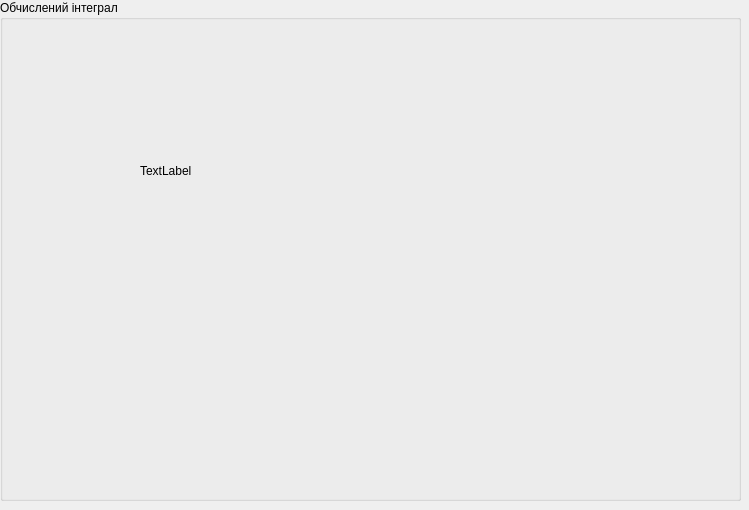
<?xml version="1.0" encoding="UTF-8"?>
<ui version="4.0">
 <class>Dialog</class>
 <widget class="QDialog" name="Dialog">
  <property name="geometry">
   <rect>
    <x>0</x>
    <y>0</y>
    <width>749</width>
    <height>510</height>
   </rect>
  </property>
  <property name="windowTitle">
   <string>Dialog</string>
  </property>
  <widget class="QGroupBox" name="groupBox">
   <property name="geometry">
    <rect>
     <x>0</x>
     <y>0</y>
     <width>741</width>
     <height>501</height>
    </rect>
   </property>
   <property name="title">
    <string>Обчислений інтеграл</string>
   </property>
   <widget class="QLabel" name="labelResult">
    <property name="geometry">
     <rect>
      <x>140</x>
      <y>120</y>
      <width>191</width>
      <height>101</height>
     </rect>
    </property>
    <property name="text">
     <string>TextLabel</string>
    </property>
   </widget>
  </widget>
 </widget>
 <resources/>
 <connections/>
</ui>
